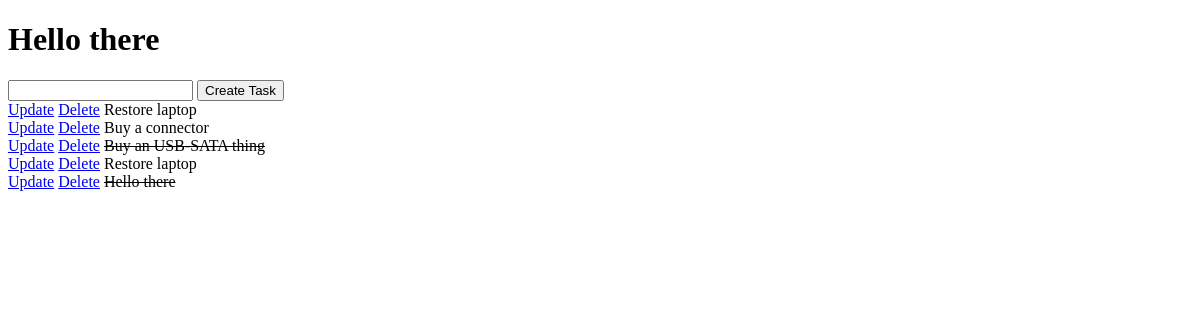
Before: / with the older database file.
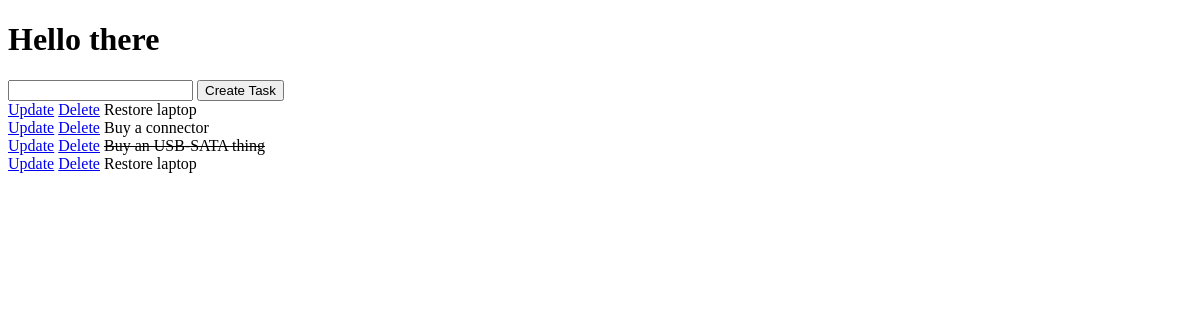
After: the same page with the newer database file.
### base/models.py (models this page shows)
class Task(models.Model):
    title = models.CharField(max_length=200)
    complete = models.BooleanField(default=False)
    created = models.DateTimeField(auto_now_add=True)
    def __str__(self):
        return self.title

### base/views.py (the view)
# urls.py: path('', index, name='index'),
def index(request):
    tasks = Task.objects.all()
    form = TaskForm()
    if request.method == 'POST':
        form = TaskForm(request.POST)
        if form.is_valid():
            form.save()
        return redirect('/')
    context = {'tasks': tasks, 'form': form}
    return render(request, 'base/index.html', context=context)

### base/forms.py
class TaskForm(ModelForm):
    class Meta:
        model = Task
        fields = '__all__'

### base/templates/base/index.html (shortened to what this page needs)
<!DOCTYPE html>
<html lang="en">
<head>
</head>
<body>
    <h1>Hello there</h1>
    <form method="POST" action="/">
        {{ form.title }}
        <input type="submit" value="Create Task">
    </form>
    {% for task in tasks %}
        <div>
            <a href="{% url 'update_task' task.id %}">Update</a>
            <a href="{% url 'delete_task' task.id %}">Delete</a>
            {% if task.complete == True %}
            <strike>{{ task }}</strike>
            {% else %}
            <span>{{ task }}</span>
            {% endif %}
        </div>
    {% endfor %}
</body>
</html>

Changed rows visible on the page:
removed Task: title "Hello there"
